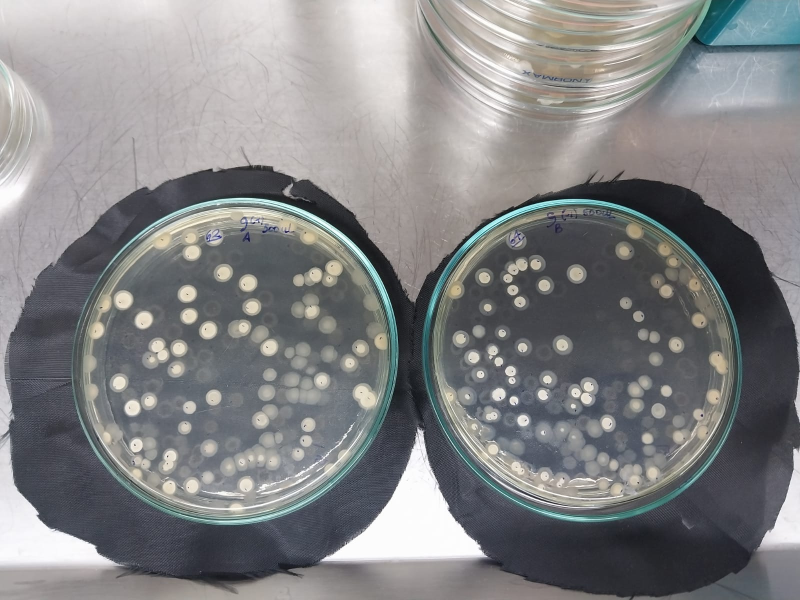
#> input picture images/placas/actinomicetos_1.jpeg, 1600 x 1200 px (shown at 1/2 size); its folder holds only this picture in this run
$ python diagnostico_recorte.py
#> lines starting #> are read from the running program, lines starting #| are printed output that depends on the picture; after the words box and inside, x2 and y2 are one past the last pixel; in counts of white or black regions, pixels touching at a corner belong together
"""
Diagnostica calidad de deteccion de placas:
  - Superpone circulo detectado sobre imagen original
  - Compara shrink=0.86 vs shrink=1.0
  - Muestra cuantas colonias caen en zona excluida
Guarda en results/diagnostico/
"""
import cv2
import numpy as np
import matplotlib
matplotlib.use('Agg')
import matplotlib.pyplot as plt
from pathlib import Path
from skimage.measure import regionprops

IMAGES_DIR = Path('images/placas')
OUT_DIR    = Path('results/diagnostico')
OUT_DIR.mkdir(parents=True, exist_ok=True)

GT = {
    'actinomicetos_1': (63, 64), 'actinomicetos_2': (63, 64),
    'actinomicetos_3': (57, 60), 'actinomicetos_4': (42, 68),
    'actinomicetos_5': (30, 25), 'actinomicetos_6': (49, 62),
    'actinomicetos_7': (68, 67), 'actinomicetos_8': (24, 13),
}

SHRINKS = [0.86, 0.93, 1.00]


def detect_plates(img_bgr):
    h, w = img_bgr.shape[:2]
    portrait = h > w
    plates = []
    for i in range(2):
        if portrait:
            y0, y1 = i * h // 2, (i + 1) * h // 2
            half = img_bgr[y0:y1, :]; ox, oy = 0, y0
        else:
            x0, x1 = i * w // 2, (i + 1) * w // 2
            half = img_bgr[:, x0:x1]; ox, oy = x0, 0
        hh, hw = half.shape[:2]
        gray    = cv2.cvtColor(half, cv2.COLOR_BGR2GRAY)
        blurred = cv2.GaussianBlur(gray, (21, 21), 0)
        circles = cv2.HoughCircles(
            blurred, cv2.HOUGH_GRADIENT, dp=1.2,
            minDist=max(hh, hw), param1=60, param2=25,
            minRadius=int(min(hh, hw) * 0.30),
            maxRadius=int(min(hh, hw) * 0.52),
        )
        if circles is not None:
            best = np.round(circles[0][0]).astype(int)
            cx, cy, r = int(best[0]) + ox, int(best[1]) + oy, int(best[2])
            detected = True
        else:
            cx, cy, r = hw // 2 + ox, hh // 2 + oy, int(min(hh, hw) * 0.43)
            detected = False
        plates.append((cx, cy, r, detected))
    return plates


def crop_plate(img_bgr, cx, cy, r, shrink=1.0):
    r_use = int(r * shrink)
    x1 = max(0, cx - r_use); y1 = max(0, cy - r_use)
    x2 = min(img_bgr.shape[1], cx + r_use)
    y2 = min(img_bgr.shape[0], cy + r_use)
    crop = img_bgr[y1:y2, x1:x2].copy()
    hc, wc = crop.shape[:2]
    mask = np.zeros((hc, wc), dtype=np.uint8)
    cv2.circle(mask, (cx - x1, cy - y1), r_use, 255, -1)
    return crop, mask


for img_path in sorted(IMAGES_DIR.glob('actinomicetos_*.jpeg')):
    stem = img_path.stem
    img  = cv2.imread(str(img_path))
#> img is the input picture: shape (1200, 1600, 3); mean B, G, R 132.2, 131.1, 130.6
    h, w = img.shape[:2]
    plates = detect_plates(img)
#> the loop in detect_plates, `for i in range(2):` made 2 passes
#> (circles, best, cx, cy, r) on pass 2: ([[349.8, 714.6, 317.5]], [350, 715, 318], 1150, 715, 318)
#> pass 1, in detect_plates, `blurred = cv2.GaussianBlur(gray, (21, 21), 0)`:
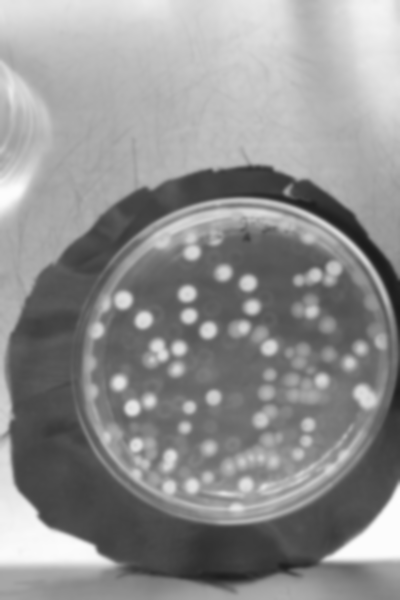
#> blurred: shape (1200, 800) (shown at 1/2 size); min 27, max 253, mean 143.6
#> after the loop in detect_plates, `for i in range(2):`:
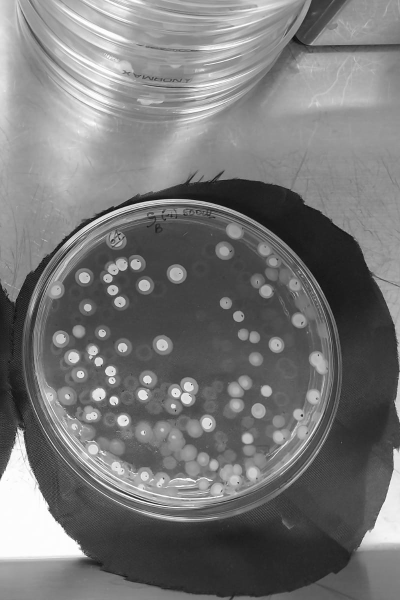
#> gray: shape (1200, 800) (shown at 1/2 size); min 1, max 255, mean 118.4
#> after the loop in detect_plates, `for i in range(2):`: plates = [(483, 713, 319, True), (1150, 715, 318, True)]
#> plates = [(483, 713, 319, True), (1150, 715, 318, True)]
    gt_vals = GT.get(stem, (None, None))

    # --- Figura 1: circulo detectado sobre imagen completa ---
    vis = cv2.cvtColor(img, cv2.COLOR_BGR2RGB).copy()
    for i, (cx, cy, r, det) in enumerate(plates):
        color = (0, 220, 0) if det else (255, 80, 80)
        cv2.circle(vis, (cx, cy), r,           color, 4)
        cv2.circle(vis, (cx, cy), int(r*0.86), (255, 165, 0), 2)  # shrink=0.86
        cv2.circle(vis, (cx, cy), 6,            (255, 0, 0), -1)
        label = f'{"AB"[i]} r={r}px{"" if det else " FALLBACK"}'
        cv2.putText(vis, label, (cx - 60, cy - r - 10),
                    cv2.FONT_HERSHEY_SIMPLEX, 0.9, (255, 255, 0), 2)
#> this loop made 2 passes
#> (cx, cy, r, det, color, label) on passes 1 to 2: (483, 713, 319, True, (0, 220, 0), 'A r=319px'), (1150, 715, 318, True, (0, 220, 0), 'B r=318px')
#> vis: shape (1200, 1600, 3); mean R, G, B 130.4, 132.5, 130.3

    # linea divisoria
    if h > w:
        cv2.line(vis, (0, h // 2), (w, h // 2), (200, 200, 0), 2)
    else:
        cv2.line(vis, (w // 2, 0), (w // 2, h), (200, 200, 0), 2)
#> vis: shape (1200, 1600, 3); mean R, G, B 130.5, 132.6, 130

    fig, ax = plt.subplots(figsize=(10, 8))
    ax.imshow(vis)
    ax.set_title(f'{stem}  |  GT: A={gt_vals[0]}  B={gt_vals[1]}\n'
                 f'Verde = circulo detectado   Naranja = shrink 0.86   Rojo = centro', fontsize=11)
    ax.axis('off')
    plt.tight_layout()
    plt.savefig(OUT_DIR / f'{stem}_circulo.png', dpi=120, bbox_inches='tight')
    plt.close()
    print(f'{stem}: A r={plates[0][2]}px{"" if plates[0][3] else " FALLBACK"}  '
          f'B r={plates[1][2]}px{"" if plates[1][3] else " FALLBACK"}')
#| actinomicetos_1: A r=319px  B r=318px

    # --- Figura 2: efecto del shrink en el recorte ---
    fig, axes = plt.subplots(2, len(SHRINKS) + 1, figsize=(5 * (len(SHRINKS) + 1), 11))
    fig.suptitle(f'{stem}  GT: A={gt_vals[0]}  B={gt_vals[1]}', fontsize=13, fontweight='bold')

    for row, (cx, cy, r, det) in enumerate(plates):
        placa_id = 'AB'[row]
        # columna 0: original sin mask con circulo
        orig = cv2.cvtColor(img, cv2.COLOR_BGR2RGB).copy()
        cv2.circle(orig, (cx, cy), r, (0, 220, 0), 3)
        cv2.circle(orig, (cx, cy), int(r * 0.86), (255, 165, 0), 2)
        pad = int(r * 1.15)
        y1 = max(0, cy - pad); y2 = min(h, cy + pad)
        x1 = max(0, cx - pad); x2 = min(w, cx + pad)
        roi = orig[y1:y2, x1:x2]
        axes[row, 0].imshow(roi)
        axes[row, 0].set_title(f'Placa {placa_id} original\nVerde=full  Naranja=0.86', fontsize=9)
        axes[row, 0].axis('off')

        for col, shrink in enumerate(SHRINKS):
            crop, mask = crop_plate(img, cx, cy, r, shrink)
            crop_rgb = cv2.cvtColor(crop, cv2.COLOR_BGR2RGB).copy()
            crop_rgb[mask == 0] = 0

            # detectar blobs simples para estimar colonias visibles
            gray_c = cv2.cvtColor(crop, cv2.COLOR_BGR2GRAY)
            gray_c = cv2.bitwise_and(gray_c, gray_c, mask=mask)
            kernel = cv2.getStructuringElement(cv2.MORPH_ELLIPSE, (81, 81))
            tophat = cv2.morphologyEx(gray_c, cv2.MORPH_TOPHAT, kernel)
            _, bw   = cv2.threshold(tophat, 10, 255, cv2.THRESH_BINARY)
            bw      = cv2.bitwise_and(bw, bw, mask=mask)
            _, labels = cv2.connectedComponents(bw)
            props = regionprops(labels)
            n_blobs = sum(1 for p in props if 300 <= p.area <= 50000)

            axes[row, col + 1].imshow(crop_rgb)
            axes[row, col + 1].set_title(
                f'shrink={shrink}  crop={crop.shape[1]}x{crop.shape[0]}px\n'
                f'blobs tophat = {n_blobs}  GT={gt_vals[row]}', fontsize=9)
            axes[row, col + 1].axis('off')
#> this loop made 2 passes
#> (row, cx, cy, r, det, placa_id, pad) on passes 1 to 2: (0, 483, 713, 319, True, 'A', 366), (1, 1150, 715, 318, True, 'B', 365)
#> pass 1, `roi = orig[y1:y2, x1:x2]`:
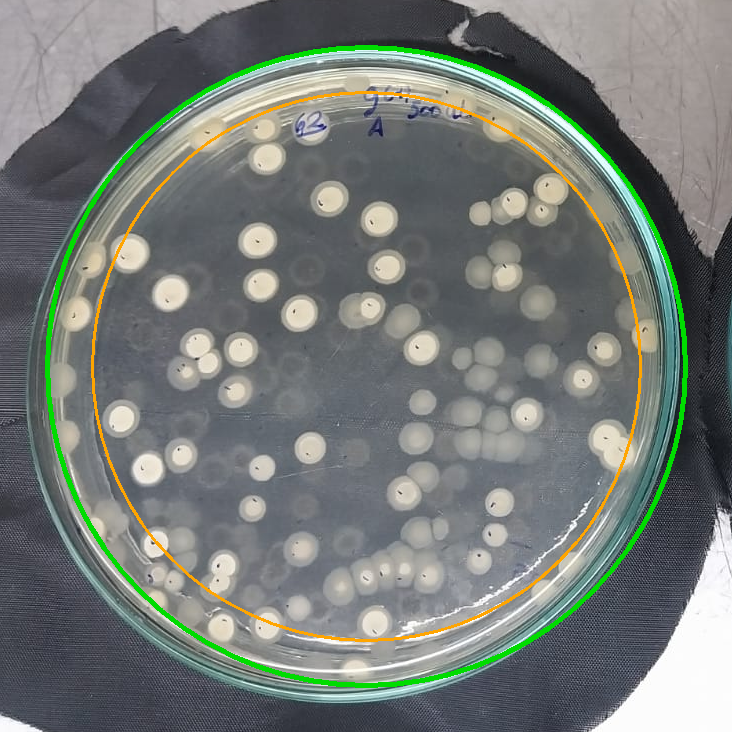
#> roi: shape (732, 732, 3); mean R, G, B 117.6, 123.3, 118.8
#> pass 1, in crop_plate (call 3), `crop = img_bgr[y1:y2, x1:x2].copy()`:
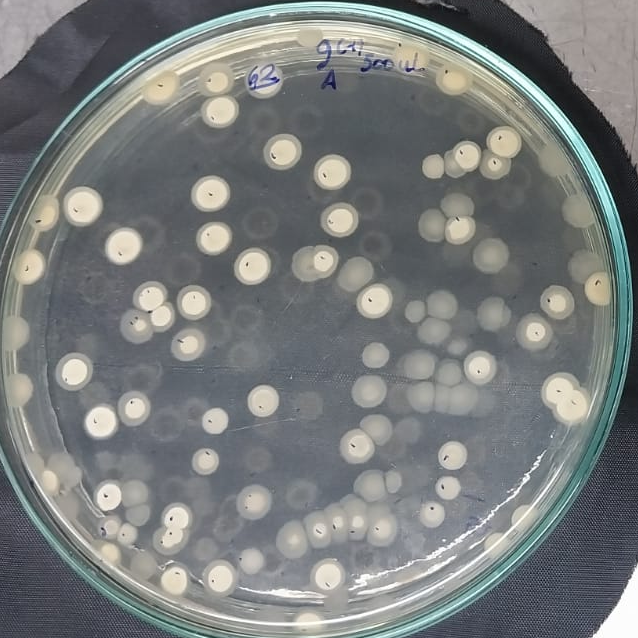
#> crop: shape (638, 638, 3); mean B, G, R 124.5, 124.6, 121.2
#> after the loop:
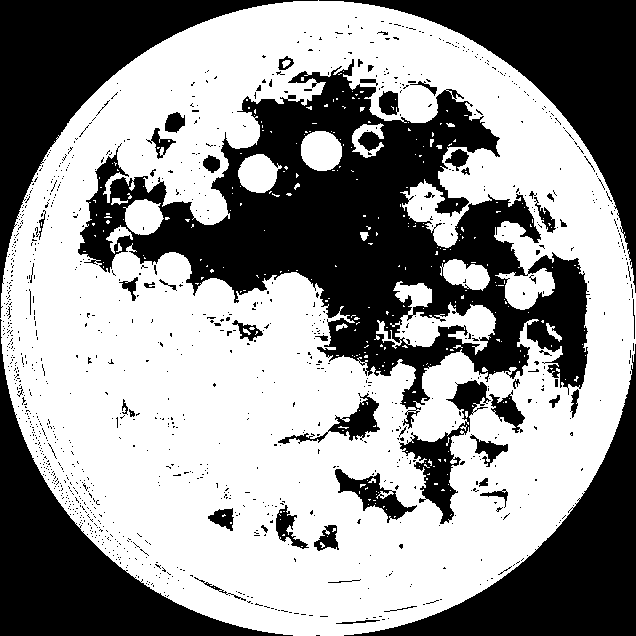
#> bw: shape (636, 636); 58.3% white; 1160 black regions (1101 under 20 px), largest, box (x1, y1, x2, y2) and area: (78, 59, 590, 429) 66583, (0, 0, 318, 318) 22071, (319, 0, 636, 293) 21804
#> after the loop:
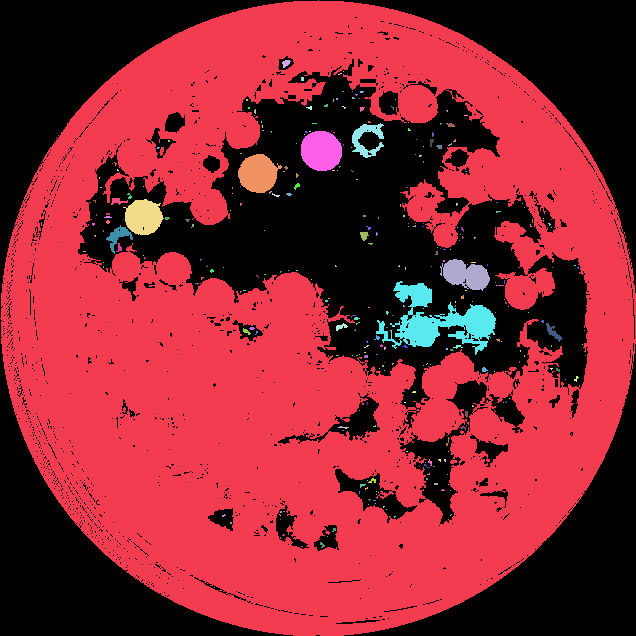
#> labels: shape (636, 636) int32; 303 distinct labels, from 0 to 302; one colour per label, 0 black

    plt.tight_layout()
    plt.savefig(OUT_DIR / f'{stem}_shrink.png', dpi=120, bbox_inches='tight')
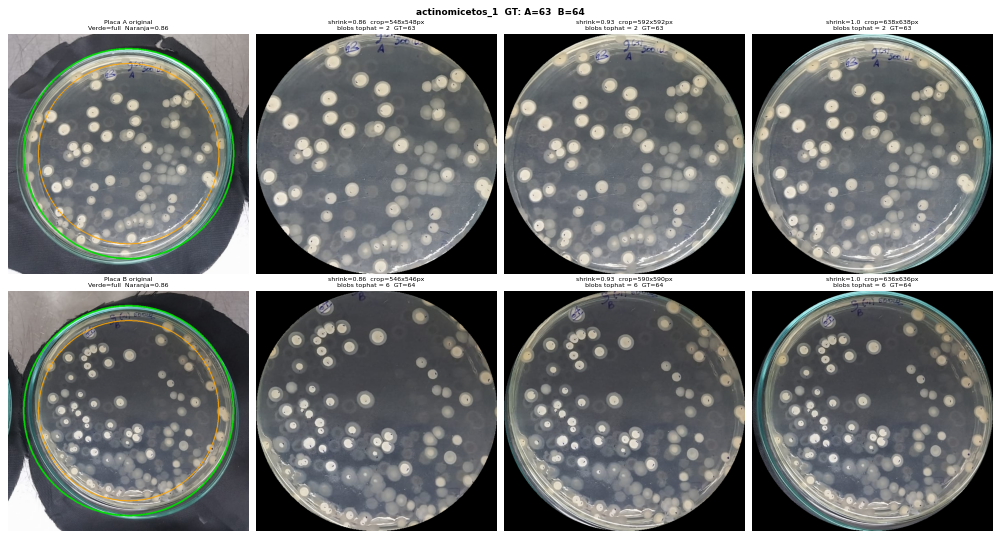
#> figure drawn by matplotlib, 8 panels
    plt.close()

print(f'\nDiagnostico guardado en: {OUT_DIR}/')

$ run again, on images/placas/actinomicetos_5.jpeg
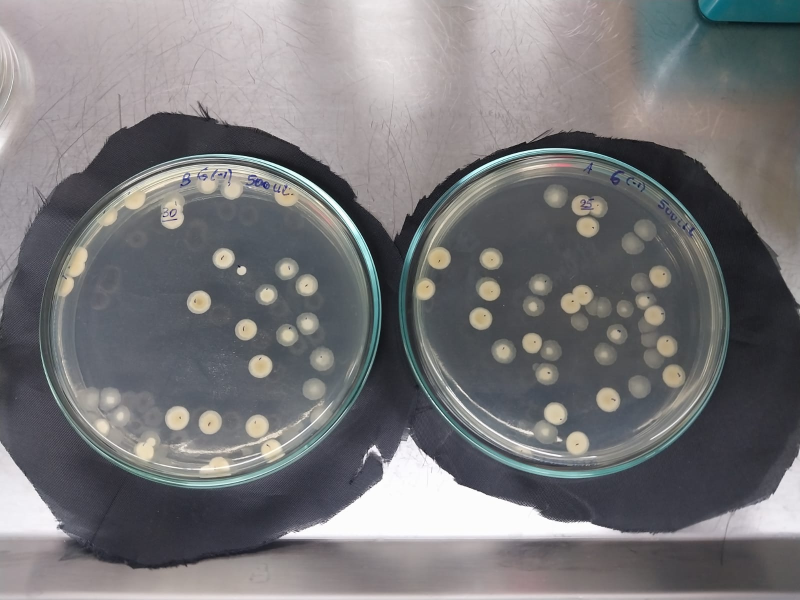
#> input picture images/placas/actinomicetos_5.jpeg, 1600 x 1200 px (shown at 1/2 size)
#> img is the input picture: shape (1200, 1600, 3); mean B, G, R 121, 119, 119.9
#> the loop in detect_plates, `for i in range(2):` made 2 passes
#> (circles, best, cx, cy, r) on pass 2: ([[345, 642.6, 313.6]], [345, 643, 314], 1145, 643, 314)
#> after the loop in detect_plates, `for i in range(2):`: plates = [(431, 645, 318, True), (1145, 643, 314, True)]
#> the loop `for i, (cx, cy, r, det) in enumerate(plates):` made 2 passes
#> (cx, cy, r, det, color, label) on passes 1 to 2: (431, 645, 318, True, (0, 220, 0), 'A r=318px'), (1145, 643, 314, True, (0, 220, 0), 'B r=314px')
#| actinomicetos_5: A r=318px  B r=314px
#> the loop `for row, (cx, cy, r, det) in enumerate(plates):` made 2 passes
#> (row, cx, cy, r, det, placa_id, pad) on passes 1 to 2: (0, 431, 645, 318, True, 'A', 365), (1, 1145, 643, 314, True, 'B', 361)
#> after the loop `for row, (cx, cy, r, det) in enumerate(plates):`:
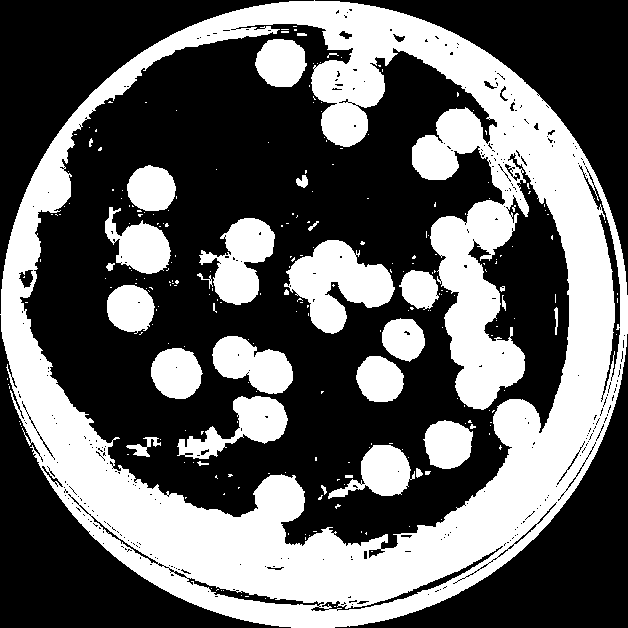
#> bw: shape (628, 628); 38.4% white; 254 white regions (222 under 20 px), largest, box (x1, y1, x2, y2) and area: (0, 0, 628, 628) 116368, (284, 240, 395, 334) 5573, (199, 218, 275, 305) 3615
#> after the loop `for row, (cx, cy, r, det) in enumerate(plates):`:
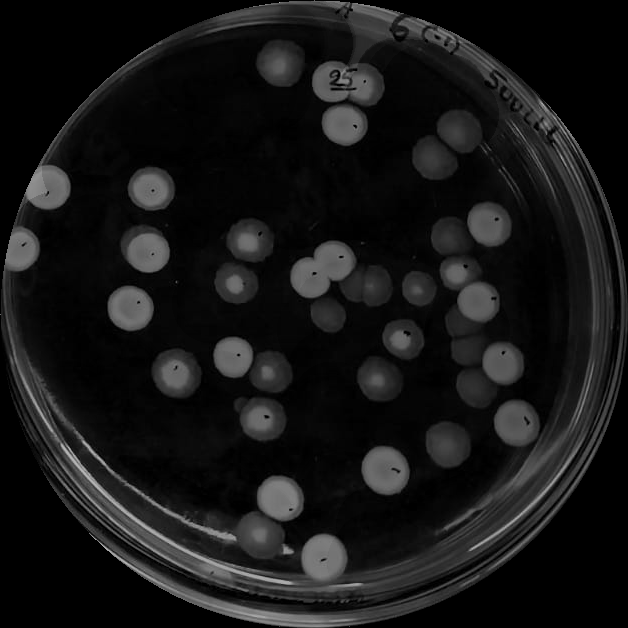
#> tophat: shape (628, 628); min 0, max 184, mean 22.3

$ run again, on images/placas/actinomicetos_6.jpeg
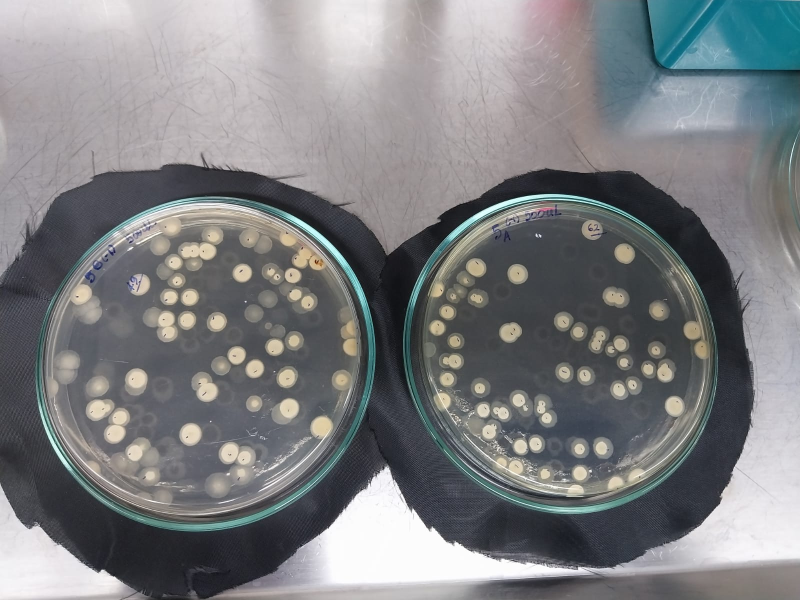
#> input picture images/placas/actinomicetos_6.jpeg, 1600 x 1200 px (shown at 1/2 size)
#> img is the input picture: shape (1200, 1600, 3); mean B, G, R 129.3, 126.9, 125.2
#> the loop in detect_plates, `for i in range(2):` made 2 passes
#> (circles, best, cx, cy, r) on pass 2: ([[341.4, 731.4, 295]], [341, 731, 295], 1141, 731, 295)
#> after the loop in detect_plates, `for i in range(2):`: plates = [(387, 741, 321, True), (1141, 731, 295, True)]
#> the loop `for i, (cx, cy, r, det) in enumerate(plates):` made 2 passes
#> (cx, cy, r, det, color, label) on passes 1 to 2: (387, 741, 321, True, (0, 220, 0), 'A r=321px'), (1141, 731, 295, True, (0, 220, 0), 'B r=295px')
#| actinomicetos_6: A r=321px  B r=295px
#> the loop `for row, (cx, cy, r, det) in enumerate(plates):` made 2 passes
#> (row, cx, cy, r, det, placa_id, pad) on passes 1 to 2: (0, 387, 741, 321, True, 'A', 369), (1, 1141, 731, 295, True, 'B', 339)
#> after the loop `for row, (cx, cy, r, det) in enumerate(plates):`:
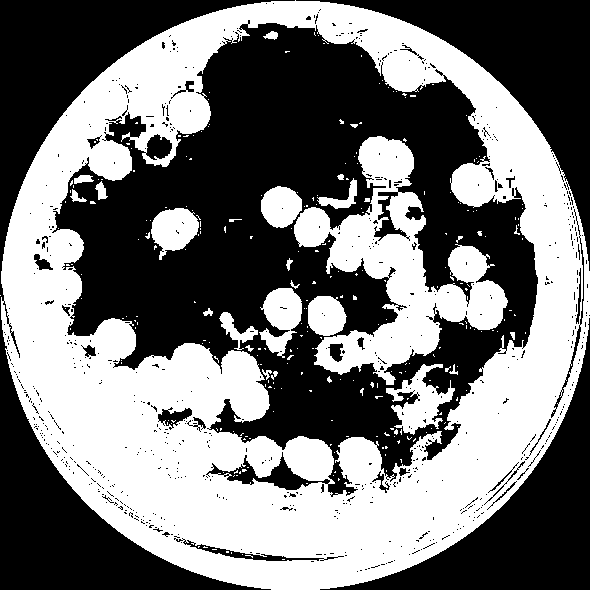
#> bw: shape (590, 590); 46.8% white; 274 white regions (246 under 20 px), largest, box (x1, y1, x2, y2) and area: (1, 0, 590, 590) 133339, (294, 136, 508, 385) 18794, (386, 364, 455, 435) 2087
#> after the loop `for row, (cx, cy, r, det) in enumerate(plates):`:
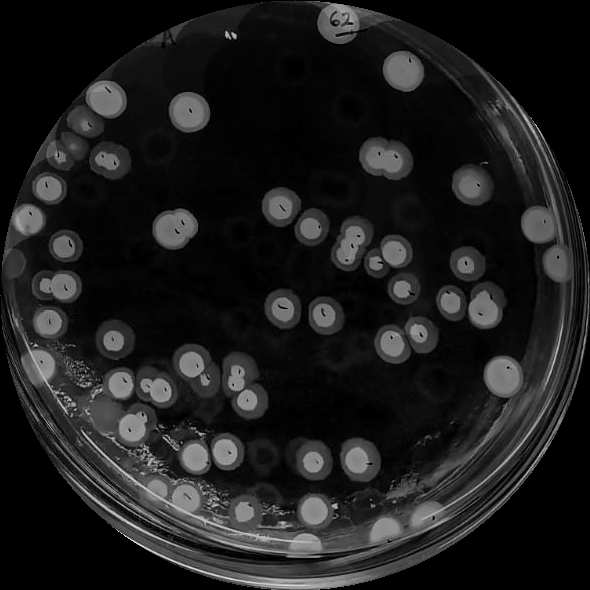
#> tophat: shape (590, 590); min 0, max 225, mean 29.2
